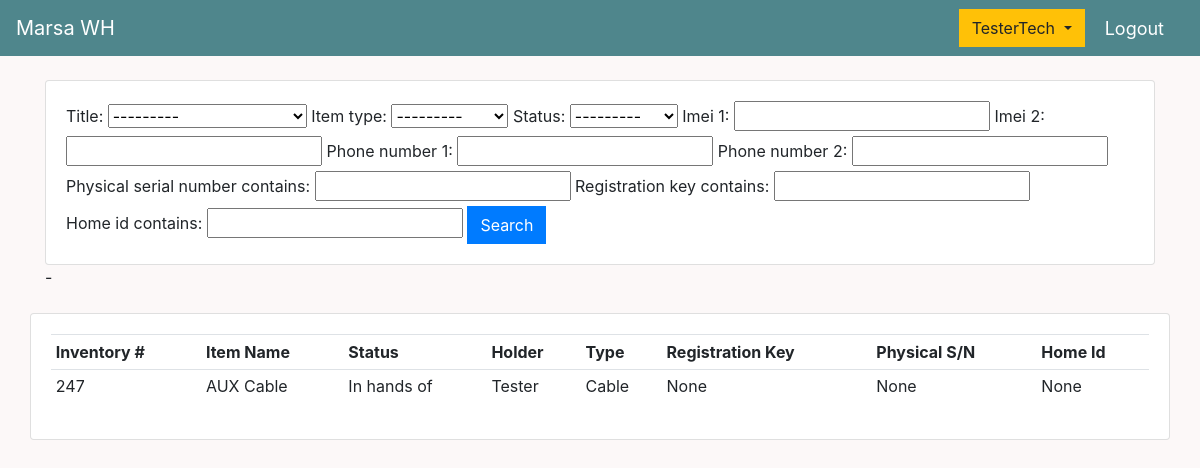
Screenshot of /tech_inventory_list/ (signed in) with the database file from the repository.
### main/models.py (models this page shows, shortened)
class InventoryItem(models.Model):
    STATUS = (
            ('Installed', 'Installed'),
            ('In hands of', 'In hands of'),
            ('Warehouse', 'Warehouse'),
            )
    title = models.ForeignKey(ItemTitle, on_delete=models.SET_NULL, null=True)
    date_registered = models.DateTimeField(auto_now_add=True)
    added_by = models.ForeignKey(TechUser, on_delete=models.SET_NULL, null=True, blank=True)
    item_type = models.ForeignKey(ItemType, on_delete=models.SET_NULL, null=True)
    held_by = models.ForeignKey(Holder, on_delete=models.SET_NULL, null=True, blank=True)
    status = models.CharField(max_length=15, null=True, choices=STATUS, default="Warehouse")
    registration_key = models.CharField(max_length=15, null=True, blank=True)
    home_id = models.CharField(max_length=15, null=True, blank=True)
    physical_serial_number = models.CharField(max_length=11, null=True, blank=True)
    depreciated_status = models.BooleanField(default=False)
    imei_1 = models.CharField(max_length=45, null=True, blank=True)
    imei_2 = models.CharField(max_length=45, null=True, blank=True)
    phone_number_1 = models.CharField(max_length=30, null=True, blank=True)
    phone_number_2 = models.CharField(max_length=30, null=True, blank=True)

class ItemTitle(models.Model):
    item_name = models.CharField(max_length = 35)
    def __str__(self):
        return self.item_name

class Holder(models.Model):
    holder_name = models.CharField(max_length = 30)
    def __str__(self):
        return self.holder_name

class ItemType(models.Model):
    type_name = models.CharField(max_length = 35)
    def __str__(self):
        return self.type_name

### main/decorators.py (the view)
		def wrapper_func(request, *args, **kwargs):
			group = None
			if request.user.groups.exists():
				group = request.user.groups.all()[0].name
			else:
				return render(request, 'group_not_fitting.html')
			if group in allowed_roles:
				return view_func(request, *args, **kwargs)
			else:
				return render(request, 'login.html')

### templates/technician_inventory_list.html (shortened to what this page needs)
{%  extends 'main.html' %}
{% block content %}
<div class="row">
	<div class="col">
		<div class="card card-body">
			<form method="get">
				{{InventoryFilter.form}}
		    <button class="btn btn-primary" type="submit">Search</button>
		  </form>
		</div>-
	</div>
</div>
<br>
<div class="row">
<div class="card card-body">
			<table class="table table-sm">
				<tr>
					<th>Inventory #</th>
					<th>Item Name</th>
					<th>Status</th>
					<th>Holder</th>
					<th>Type</th>
					<th>Registration Key</th>
					<th>Physical S/N</th>
					<th>Home Id</th>
				</tr>
				{% for item in inv_items %}
					<tr>
						<td>{{item.id}}</td>
						<td>{{item.title}}</td>
						<td>{{item.status}}</td>
						<td>{{item.held_by}}</td>
						<td>{{item.item_type}}</td>
						<td>{{item.registration_key}}</td>
						<td>{{item.physical_serial_number}}</td>
						<td>{{item.home_id}}</td>
					</tr>
				{% endfor %}
			</table>
	</div>
</div>
	<br>
	<br>
{% endblock content %}

### templates/main.html (shortened to what this page needs)
{% load static %}
<!DOCTYPE html>
<html>
<head>
    <link rel="stylesheet" href="https://stackpath.bootstrapcdn.com/bootstrap/4.4.1/css/bootstrap.min.css">
    <link rel="stylesheet" href="https://use.fontawesome.com/releases/v5.6.1/css/all.css">
    <link rel="stylesheet" type="text/css" href="{% static 'css/master.css' %}">
</head>
<body>
    <nav class="navbar navbar-expand-lg navbar-dark bg-dark">
      {% if request.user.is_staff %}
      <a class="navbar-brand" href="{% url 'index_view' %}">Marsa WH</a>
      {% else %}
      <a class="navbar-brand" href="{% url 'tech_dashboard' %}">Marsa WH</a>
      {% endif %}
      <div class="collapse navbar-collapse" id="navbarSupportedContent">
        <ul class="navbar-nav mr-auto">
          <li class="nav-item active">
            <a class="nav-link" href=""> <span class="sr-only">(current)</span></a>
          </li>
          <li class="nav-item active">
            <a class="nav-link" href=""> <span class="sr-only">(current)</span></a>
          </li>
        </ul>
        </div>
      <div class="form-inline my-2 my-lg-0">
            {% if request.user.is_authenticated %}
                {% if request.user.is_staff %}
                        <span style="font-size: 18px;color: #fff;margin-right: 20px;">
                        <div class="btn-group">
                          <button type="button" class="btn btn-warning dropdown-toggle" data-toggle="dropdown" aria-haspopup="true" aria-expanded="false">
                             {{request.user}}
                          </button>
                          <div class="dropdown-menu">
                            <a class="dropdown-item" href="{% url 'index_view' %}">Dashboard</a>
                            <a class="dropdown-item" href="{% url 'inventory_list' %}">Inventory List</a>
                            <a class="dropdown-item" href="{% url 'installation_list' %}">Installation List</a>
                          </div>
                        </div>
                        </span>
                        <span><a class="dropdown-item" href="{% url 'alarm_list' %}"><p id="cart-total">{{unchecked_alarms_count}}</p></a></span>
                        <span><a style="font-size: 18px;color: #fff;margin-right: 20px;" href="{% url 'logout' %}">Logout</a></span>
                    {% else %}
                        <span style="font-size: 18px;color: #fff;margin-right: 20px;">
                        <div class="btn-group">
                          <button type="button" class="btn btn-warning dropdown-toggle" data-toggle="dropdown" aria-haspopup="true" aria-expanded="false">
                             {{request.user}}
                          </button>
                        </div>
                        </span>
                        <span><a style="font-size: 18px;color: #fff;margin-right: 20px;" href="{% url 'logout' %}">Logout</a></span>
                    {% endif %}
            {% else %}
            <a href="{% url 'login' %}" class="btn btn-warning">Login</a>
            {% endif %}
        </div>
    </nav>
     <div class="container">
            <br>
            {% block content %}
            {% endblock content %}
     </div>
    <br>
    <br>
    <br>
    <br>
</body>
</html>

### static/css/master.css (style rules this page uses)
body { margin: 0; padding: 0; height: 100%; background-color: hsl(0, 40%, 98%); }
.bg-dark { background-color: #4f868c!important; }
.btn { border-radius: 0; }

### rows the page displays
InventoryItem: id "247", title "AUX Cable", status "In hands of", held_by "Tester", item_type "Cable", registration_key "None", physical_serial_number "None", home_id "None"

### other values shown
{{ request.user }} "TesterTech"
